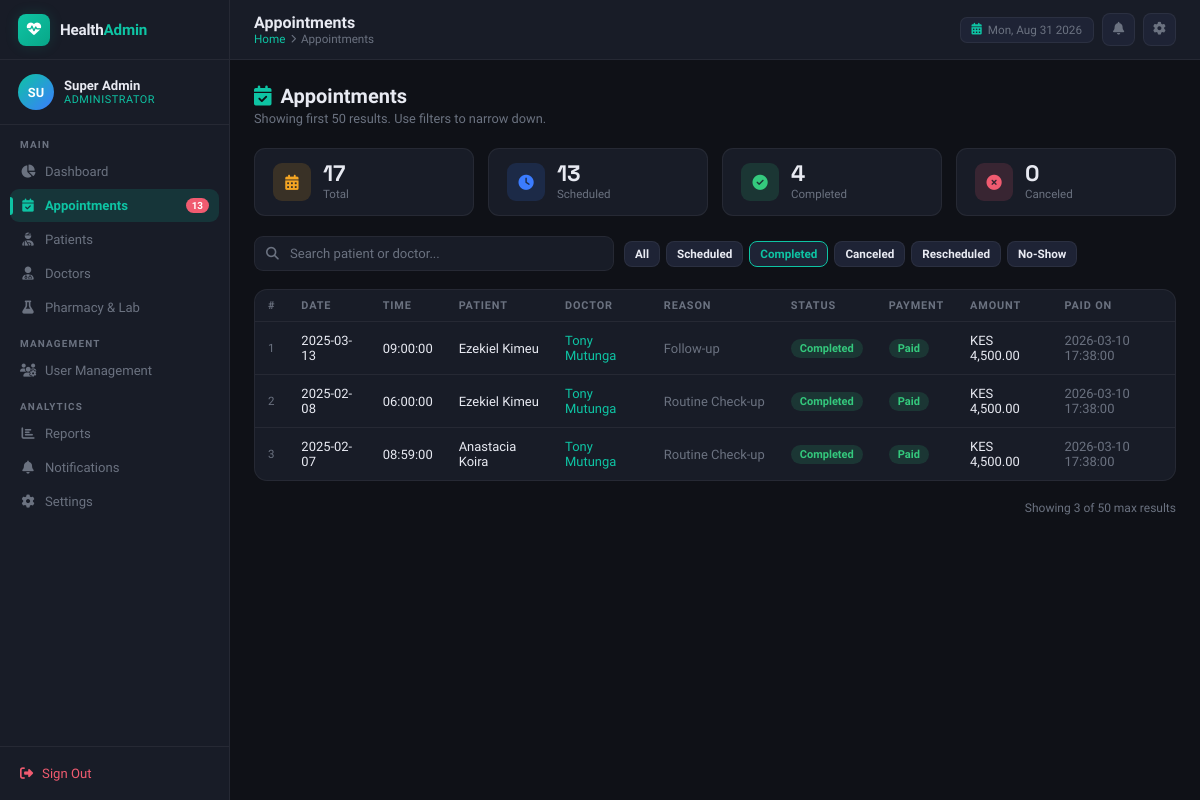
Page /admin/appointments.php?status=completed (signed in) on the earlier database version.
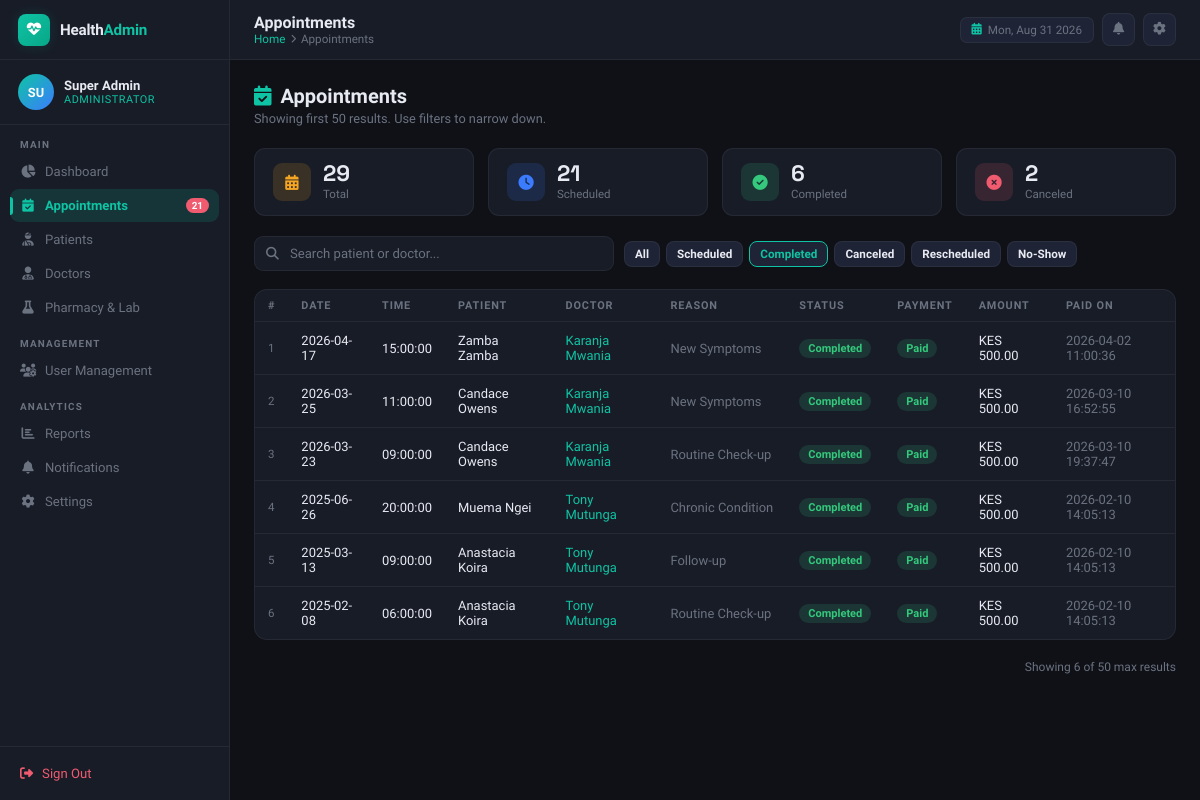
Same page on the later database version.
### tables this page shows
CREATE TABLE `appointments` (
  `appointment_id` int(11) NOT NULL AUTO_INCREMENT,
  `patient_id` int(11) NOT NULL,
  `doctor_id` int(11) NOT NULL,
  `appointment_date` date NOT NULL,
  `appointment_time` time NOT NULL,
  `status` enum('scheduled','completed','canceled','no_show','rescheduled') NOT NULL DEFAULT 'scheduled',
  `payment_status` enum('pending','paid') DEFAULT 'pending',
  `payment_amount` decimal(10,2) DEFAULT 500.00,
  `payment_date` timestamp NULL DEFAULT NULL,
  `payment_method` varchar(50) DEFAULT NULL,
  `payment_reference` varchar(100) DEFAULT NULL,
  `created_at` timestamp NULL DEFAULT current_timestamp(),
  `updated_at` timestamp NULL DEFAULT NULL,
  `updated_by` int(11) DEFAULT NULL,
  `reason` enum('Routine Check-up','Follow-up','New Symptoms','Chronic Condition','Other') NOT NULL,
  `additional_notes` text DEFAULT NULL,
  `appointment_duration` int(11) NOT NULL DEFAULT 30 COMMENT 'minutes',
  PRIMARY KEY (`appointment_id`),
  UNIQUE KEY `ux_doc_datetime` (`doctor_id`,`appointment_date`,`appointment_time`),
  KEY `patient_id` (`patient_id`),
  KEY `doctor_id` (`doctor_id`),
  KEY `ix_appointments_updated_by` (`updated_by`),
  CONSTRAINT `appointments_ibfk_2` FOREIGN KEY (`doctor_id`) REFERENCES `users` (`user_id`) ON DELETE CASCADE,
  CONSTRAINT `fk_appointments_patient` FOREIGN KEY (`patient_id`) REFERENCES `users` (`user_id`) ON DELETE CASCADE,
  CONSTRAINT `fk_appointments_updated_by` FOREIGN KEY (`updated_by`) REFERENCES `users` (`user_id`) ON DELETE SET NULL
);

CREATE TABLE `users` (
  `user_id` int(11) NOT NULL AUTO_INCREMENT,
  `full_name` varchar(100) NOT NULL,
  `email` varchar(100) NOT NULL,
  `password_hash` varchar(255) NOT NULL,
  `phone_number` varchar(15) DEFAULT NULL,
  `role` enum('admin','doctor','patient','receptionist') NOT NULL,
  `specialization` varchar(100) DEFAULT NULL,
  `date_of_birth` date DEFAULT NULL,
  `gender` enum('male','female','other') DEFAULT NULL,
  `address` text DEFAULT NULL,
  `created_at` timestamp NULL DEFAULT current_timestamp(),
  PRIMARY KEY (`user_id`),
  UNIQUE KEY `email` (`email`)
);

### admin/appointments.php (the view, shortened to what the changed rows need)
<?php
require_once "../config/db.php";
$current_page  = 'appointments';
$sc = $conn->query("SELECT COUNT(*) AS c FROM appointments WHERE status='scheduled'")->fetch_assoc();
$scheduled_count = (int)$sc['c'];
$status_filter = $_GET['status'] ?? '';
$search        = trim($_GET['search'] ?? '');
$where_clauses = [];
$params        = [];
$types         = '';
if ($status_filter && $status_filter !== 'all') {
    $where_clauses[] = "a.status = ?";
    $params[]        = $status_filter;
    $types          .= 's';
}
$where_sql = $where_clauses ? 'WHERE ' . implode(' AND ', $where_clauses) : '';
$sql = "
    SELECT
        a.appointment_id,
        a.appointment_date,
        a.appointment_time,
        a.status,
        a.reason,
        u.full_name  AS patient_name,
        d.full_name  AS doctor_name,
        COALESCE(a.payment_status, 'unpaid') AS payment_status,
        a.payment_amount,
        a.payment_date
    FROM appointments a
    JOIN users     u  ON a.patient_id  = u.user_id
    JOIN users     d  ON a.doctor_id   = d.user_id AND d.role = 'doctor'
    $where_sql
    ORDER BY a.appointment_date DESC, a.appointment_time DESC
    LIMIT 50
";
$stmt = $conn->prepare($sql);
if ($params) {
    $stmt->bind_param($types, ...$params);
}
$stmt->execute();
$result = $stmt->get_result();
$rows   = $result->fetch_all(MYSQLI_ASSOC);
$total_q    = $conn->query("SELECT COUNT(*) AS c FROM appointments")->fetch_assoc()['c'];
$sched_q    = $conn->query("SELECT COUNT(*) AS c FROM appointments WHERE status='scheduled'")->fetch_assoc()['c'];
$done_q     = $conn->query("SELECT COUNT(*) AS c FROM appointments WHERE status='completed'")->fetch_assoc()['c'];
$cancel_q   = $conn->query("SELECT COUNT(*) AS c FROM appointments WHERE status='canceled'")->fetch_assoc()['c'];
?>
<!DOCTYPE html>
<html lang="en">
<head>
<?php include "sidebar.php"; ?>
</head>
<body>
<div class="main-wrap">
  <main class="page-content">
    <div class="page-header">
      <h2><i class="fas fa-calendar-check"></i> Appointments</h2>
      <p>Showing first 50 results. Use filters to narrow down.</p>
    </div>
    <div class="mini-stats">
      <div class="mini-stat"><div class="mini-stat-icon amber"><i class="fas fa-calendar-alt"></i></div><div><div class="mini-stat-val"><?= $total_q ?></div><div class="mini-stat-lbl">Total</div></div></div>
      <div class="mini-stat"><div class="mini-stat-icon blue"><i class="fas fa-clock"></i></div><div><div class="mini-stat-val"><?= $sched_q ?></div><div class="mini-stat-lbl">Scheduled</div></div></div>
      <div class="mini-stat"><div class="mini-stat-icon green"><i class="fas fa-circle-check"></i></div><div><div class="mini-stat-val"><?= $done_q ?></div><div class="mini-stat-lbl">Completed</div></div></div>
      <div class="mini-stat"><div class="mini-stat-icon rose"><i class="fas fa-circle-xmark"></i></div><div><div class="mini-stat-val"><?= $cancel_q ?></div><div class="mini-stat-lbl">Canceled</div></div></div>
    </div>
    <div class="search-wrap" style="flex-wrap:wrap;gap:10px;">
      <div class="search-input-wrap">
      </div>
      <div style="display:flex;gap:6px;flex-wrap:wrap">
        <?php
        $statuses = ['all'=>'All', 'scheduled'=>'Scheduled', 'completed'=>'Completed', 'canceled'=>'Canceled', 'rescheduled'=>'Rescheduled', 'no_show'=>'No-Show'];
        foreach ($statuses as $val => $label):
          $active = ($status_filter === $val || ($val==='all' && !$status_filter)) ? 'active' : '';
        ?>
        <a href="?status=<?= $val ?><?= $search?"&search=".urlencode($search):'' ?>" class="ha-btn ha-btn-ghost ha-btn-sm <?= $active ?>" style="<?= $active?'border-color:var(--teal);color:var(--teal)':'' ?>"><?= $label ?></a>
        <?php endforeach; ?>
      </div>
    </div>
    <div class="ha-card" style="padding:0;overflow:hidden">
      <div style="overflow-x:auto">
      <table class="ha-table" id="apptTable">
        <thead>
          <tr>
            <th>#</th>
            <th>Date</th>
            <th>Time</th>
            <th>Patient</th>
            <th>Doctor</th>
            <th>Reason</th>
            <th>Status</th>
            <th>Payment</th>
            <th>Amount</th>
            <th>Paid On</th>
          </tr>
        </thead>
        <tbody>
          <?php if (empty($rows)): ?>
          <tr><td colspan="10" style="text-align:center;color:var(--muted);padding:32px">No appointments found.</td></tr>
          <?php else: ?>
          <?php foreach ($rows as $i => $r): ?>
          <tr>
            <td style="color:var(--muted);font-size:.72rem"><?= $i+1 ?></td>
            <td style="font-weight:500"><?= htmlspecialchars($r['appointment_date']) ?></td>
            <td><?= htmlspecialchars($r['appointment_time']) ?></td>
            <td><?= htmlspecialchars($r['patient_name']) ?></td>
            <td style="color:var(--teal)"><?= htmlspecialchars($r['doctor_name']) ?></td>
            <td style="color:var(--muted);max-width:160px;white-space:nowrap;overflow:hidden;text-overflow:ellipsis"><?= htmlspecialchars($r['reason'] ?? '—') ?></td>
            <td><span class="ha-badge badge-<?= strtolower($r['status']) ?>"><?= ucfirst($r['status']) ?></span></td>
            <td><span class="ha-badge badge-<?= strtolower($r['payment_status']) ?>"><?= ucfirst($r['payment_status']) ?></span></td>
            <td><?= $r['payment_amount'] ? 'KES '.number_format($r['payment_amount'],2) : '—' ?></td>
            <td style="color:var(--muted)"><?= $r['payment_date'] ?? '—' ?></td>
          </tr>
          <?php endforeach; ?>
          <?php endif; ?>
        </tbody>
      </table>
      </div>
    </div>
    <div class="ha-page-info" style="text-align:right">Showing <?= count($rows) ?> of 50 max results</div>
  </main>
</div>
</body>
</html>

### admin/sidebar.php (shortened to what the changed rows need)
<?php
$current = $current_page ?? '';
?>
<link href="https://cdnjs.cloudflare.com/ajax/libs/font-awesome/6.5.0/css/all.min.css" rel="stylesheet">
<aside class="sidebar">
  <nav class="sb-nav">
    <a href="/Appointment_system/admin/appointments.php"  class="nav-item <?= $current==='appointments' ?'active':'' ?>">
      <i class="fas fa-calendar-check"></i> Appointments
      <?php if ($scheduled_count ?? 0): ?><span class="nav-badge"><?= $scheduled_count ?></span><?php endif; ?>
    </a>
  </nav>
</aside>

Differences in the rows shown:
removed appointments: appointment_date "2025-02-07", appointment_time "08:59:00", users.full_name "Anastacia Koira", doctor.full_name "Tony Mutunga", reason "Routine Check-up", status "Completed", payment_status "Paid", payment_amount "4,500.00", payment_date "2026-03-10 17:38:00"
added appointments: appointment_date "2026-04-17", appointment_time "15:00:00", patient.full_name "Zamba Zamba", doctor.full_name "Karanja Mwania", reason "New Symptoms", status "Completed", payment_status "Paid", payment_amount "500.00", payment_date "2026-04-02 11:00:36"
added appointments: appointment_date "2026-03-25", appointment_time "11:00:00", patient.full_name "Candace Owens", doctor.full_name "Karanja Mwania", reason "New Symptoms", status "Completed", payment_status "Paid", payment_amount "500.00", payment_date "2026-03-10 16:52:55"
added appointments: appointment_date "2026-03-23", appointment_time "09:00:00", patient.full_name "Candace Owens", doctor.full_name "Karanja Mwania", reason "Routine Check-up", status "Completed", payment_status "Paid", payment_amount "500.00", payment_date "2026-03-10 19:37:47"
now on this page (row edited): appointments: appointment_date "2025-06-26", appointment_time "20:00:00", patient.full_name "Muema Ngei", doctor.full_name "Tony Mutunga", reason "Chronic Condition", status "Completed", payment_status "Paid", payment_amount "500.00", payment_date "2026-02-10 14:05:13"
changed appointments "Follow-up": patient.full_name "Ezekiel Kimeu" → "Anastacia Koira"; payment_amount "4,500.00" → "500.00"; payment_date "2026-03-10 17:38:00" → "2026-02-10 14:05:13"
changed appointments (number 6 of 6 on the later page): patient.full_name "Ezekiel Kimeu" → "Anastacia Koira"; payment_amount "4,500.00" → "500.00"; payment_date "2026-03-10 17:38:00" → "2026-02-10 14:05:13"
Other differences:
$scheduled_count: "13" → "21"
$total_q: "17" → "29"
$sched_q: "13" → "21"
$done_q: "4" → "6"
$cancel_q: "0" → "2"
count($rows): "3" → "6"
